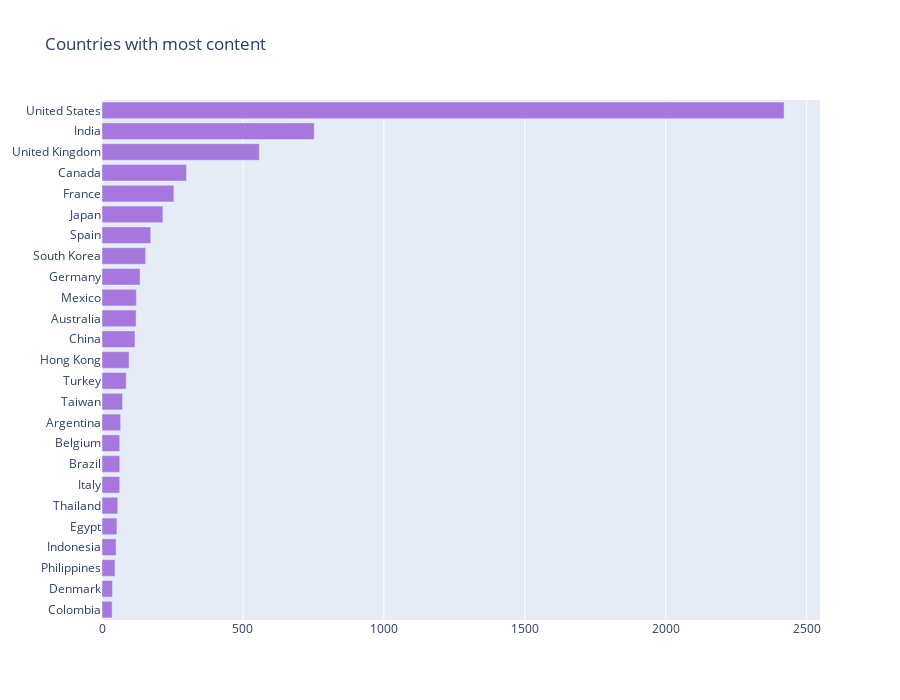

The code cell stored with this chart in its notebook:
### Code cell
country_codes = {'afghanistan': 'AFG',
 'albania': 'ALB',
 'algeria': 'DZA',
 'american samoa': 'ASM',
 'andorra': 'AND',
 'angola': 'AGO',
 'anguilla': 'AIA',
 'antigua and barbuda': 'ATG',
 'argentina': 'ARG',
 'armenia': 'ARM',
 'aruba': 'ABW',
 'australia': 'AUS',
 'austria': 'AUT',
 'azerbaijan': 'AZE',
 'bahamas': 'BHM',
 'bahrain': 'BHR',
 'bangladesh': 'BGD',
 'barbados': 'BRB',
 'belarus': 'BLR',
 'belgium': 'BEL',
 'belize': 'BLZ',
 'benin': 'BEN',
 'bermuda': 'BMU',
 'bhutan': 'BTN',
 'bolivia': 'BOL',
 'bosnia and herzegovina': 'BIH',
 'botswana': 'BWA',
 'brazil': 'BRA',
 'british virgin islands': 'VGB',
 'brunei': 'BRN',
 'bulgaria': 'BGR',
 'burkina faso': 'BFA',
 'burma': 'MMR',
 'burundi': 'BDI',
 'cabo verde': 'CPV',
 'cambodia': 'KHM',
 'cameroon': 'CMR',
 'canada': 'CAN',
 'cayman islands': 'CYM',
 'central african republic': 'CAF',
 'chad': 'TCD',
 'chile': 'CHL',
 'china': 'CHN',
 'colombia': 'COL',
 'comoros': 'COM',
 'congo democratic': 'COD',
 'Congo republic': 'COG',
 'cook islands': 'COK',
 'costa rica': 'CRI',
 "cote d'ivoire": 'CIV',
 'croatia': 'HRV',
 'cuba': 'CUB',
 'curacao': 'CUW',
 'cyprus': 'CYP',
 'czech republic': 'CZE',
 'denmark': 'DNK',
 'djibouti': 'DJI',
 'dominica': 'DMA',
 'dominican republic': 'DOM',
 'ecuador': 'ECU',
 'egypt': 'EGY',
 'el salvador': 'SLV',
 'equatorial guinea': 'GNQ',
 'eritrea': 'ERI',
 'estonia': 'EST',
 'ethiopia': 'ETH',
 'falkland islands': 'FLK',
 'faroe islands': 'FRO',
 'fiji': 'FJI',
 'finland': 'FIN',
 'france': 'FRA',
 'french polynesia': 'PYF',
 'gabon': 'GAB',
 'gambia, the': 'GMB',
 'georgia': 'GEO',
 'germany': 'DEU',
 'ghana': 'GHA',
 'gibraltar': 'GIB',
 'greece': 'GRC',
 'greenland': 'GRL',
 'grenada': 'GRD',
 'guam': 'GUM',
 'guatemala': 'GTM',
 'guernsey': 'GGY',
 'guinea-bissau': 'GNB',
 'guinea': 'GIN',
 'guyana': 'GUY',
 'haiti': 'HTI',
 'honduras': 'HND',
 'hong kong': 'HKG',
 'hungary': 'HUN',
 'iceland': 'ISL',
 'india': 'IND',
 'indonesia': 'IDN',
 'iran': 'IRN',
 'iraq': 'IRQ',
 'ireland': 'IRL',
 'isle of man': 'IMN',
 'israel': 'ISR',
 'italy': 'ITA',
 'jamaica': 'JAM',
 'japan': 'JPN',
 'jersey': 'JEY',
 'jordan': 'JOR',
 'kazakhstan': 'KAZ',
 'kenya': 'KEN',
 'kiribati': 'KIR',
 'north korea': 'PRK',
 'south korea': 'KOR',
 'kosovo': 'KSV',
 'kuwait': 'KWT',
 'kyrgyzstan': 'KGZ',
 'laos': 'LAO',
 'latvia': 'LVA',
 'lebanon': 'LBN',
 'lesotho': 'LSO',
 'liberia': 'LBR',
 'libya': 'LBY',
 'liechtenstein': 'LIE',
 'lithuania': 'LTU',
 'luxembourg': 'LUX',
 'macau': 'MAC',
 'macedonia': 'MKD',
 'madagascar': 'MDG',
 'malawi': 'MWI',
 'malaysia': 'MYS',
 'maldives': 'MDV',
 'mali': 'MLI',
 'malta': 'MLT',
 'marshall islands': 'MHL',
 'mauritania': 'MRT',
 'mauritius': 'MUS',
 'mexico': 'MEX',
 'micronesia': 'FSM',
 'moldova': 'MDA',
 'monaco': 'MCO',
 'mongolia': 'MNG',
 'montenegro': 'MNE',
 'morocco': 'MAR',
 'mozambique': 'MOZ',
 'namibia': 'NAM',
 'nepal': 'NPL',
 'netherlands': 'NLD',
 'new caledonia': 'NCL',
 'new zealand': 'NZL',
 'nicaragua': 'NIC',
 'nigeria': 'NGA',
 'niger': 'NER',
 'niue': 'NIU',
 'northern mariana islands': 'MNP',
 'norway': 'NOR',
 'oman': 'OMN',
 'pakistan': 'PAK',
 'palau': 'PLW',
 'panama': 'PAN',
 'papua new guinea': 'PNG',
 'paraguay': 'PRY',
 'peru': 'PER',
 'philippines': 'PHL',
 'poland': 'POL',
 'portugal': 'PRT',
 'puerto rico': 'PRI',
 'qatar': 'QAT',
 'romania': 'ROU',
 'russia': 'RUS',
 'rwanda': 'RWA',
 'saint kitts and nevis': 'KNA',
 'saint lucia': 'LCA',
 'saint martin': 'MAF',
 'saint pierre and miquelon': 'SPM',
 'saint vincent and the grenadines': 'VCT',
 'samoa': 'WSM',
 'san marino': 'SMR',
 'sao tome and principe': 'STP',
 'saudi arabia': 'SAU',
 'senegal': 'SEN',
 'serbia': 'SRB',
 'seychelles': 'SYC',
 'sierra leone': 'SLE',
 'singapore': 'SGP',
 'sint maarten': 'SXM',
 'slovakia': 'SVK',
 'slovenia': 'SVN',
 'solomon islands': 'SLB',
 'somalia': 'SOM',
 'south africa': 'ZAF',
 'south sudan': 'SSD',
 'spain': 'ESP',
 'sri lanka': 'LKA',
 'sudan': 'SDN',
 'suriname': 'SUR',
 'swaziland': 'SWZ',
 'sweden': 'SWE',
 'switzerland': 'CHE',
 'syria': 'SYR',
 'taiwan': 'TWN',
 'tajikistan': 'TJK',
 'tanzania': 'TZA',
 'thailand': 'THA',
 'timor-leste': 'TLS',
 'togo': 'TGO',
 'tonga': 'TON',
 'trinidad and tobago': 'TTO',
 'tunisia': 'TUN',
 'turkey': 'TUR',
 'turkmenistan': 'TKM',
 'tuvalu': 'TUV',
 'uganda': 'UGA',
 'ukraine': 'UKR',
 'united arab emirates': 'ARE',
 'united kingdom': 'GBR',
 'united states': 'USA',
 'uruguay': 'URY',
 'uzbekistan': 'UZB',
 'vanuatu': 'VUT',
 'venezuela': 'VEN',
 'vietnam': 'VNM',
 'virgin islands': 'VGB',
 'west bank': 'WBG',
 'yemen': 'YEM',
 'zambia': 'ZMB',
 'zimbabwe': 'ZWE'}

## countries 
from collections import Counter
colorscale = ["#f7fbff", "#ebf3fb", "#deebf7", "#d2e3f3", "#c6dbef", "#b3d2e9", "#9ecae1",
    "#85bcdb", "#6baed6", "#57a0ce", "#4292c6", "#3082be", "#2171b5", "#1361a9",
    "#08519c", "#0b4083", "#08306b"
]
    
def geoplot(ddf):
    country_with_code, country = {}, {}
    shows_countries = ", ".join(ddf['country'].dropna()).split(", ")
    for c,v in dict(Counter(shows_countries)).items():
        code = ""
        if c.lower() in country_codes:
            code = country_codes[c.lower()]
        country_with_code[code] = v
        country[c] = v

    data = [dict(
            type = 'choropleth',
            locations = list(country_with_code.keys()),
            z = list(country_with_code.values()),
            colorscale = [[0,"rgb(5, 10, 172)"],[0.65,"rgb(40, 60, 190)"],[0.75,"rgb(70, 100, 245)"],\
                        [0.80,"rgb(90, 120, 245)"],[0.9,"rgb(106, 137, 247)"],[1,"rgb(220, 220, 220)"]],
            autocolorscale = False,
            reversescale = True,
            marker = dict(
                line = dict (
                    color = 'gray',
                    width = 0.5
                ) ),
            colorbar = dict(
                autotick = False,
                title = ''),
          ) ]

    layout = dict(
        title = '',
        geo = dict(
            showframe = False,
            showcoastlines = False,
            projection = dict(
                type = 'Mercator'
            )
        )
    )

    fig = dict( data=data, layout=layout )
    iplot( fig, validate=False, filename='d3-world-map' )
    return country

country_vals = geoplot(df)
tabs = Counter(country_vals).most_common(25)

labels = [_[0] for _ in tabs][::-1]
values = [_[1] for _ in tabs][::-1]
trace1 = go.Bar(y=labels, x=values, orientation="h", name="", marker=dict(color="#a678de"))

data = [trace1]
layout = go.Layout(title="Countries with most content", height=700, legend=dict(x=0.1, y=1.1, orientation="h"))
fig = go.Figure(data, layout=layout)
fig.show()

### Figure 1 — Plotly figure (JSON) as saved in the notebook; plotly's stock layout.template omitted (floating-point values rounded to 4 significant figures)
{"data": [{"marker": {"color": "#a678de"}, "name": "", "orientation": "h", "type": "bar", "x": [36, 37, 46, 50, 53, 56, 63, 63, 63, 66, 73, 86, 96, 117, 121, 122, 135, 155, 173, 216, 255, 300, 558, 753, 2420], "y": ["Colombia", "Denmark", "Philippines", "Indonesia", "Egypt", "Thailand", "Italy", "Brazil", "Belgium", "Argentina", "Taiwan", "Turkey", "Hong Kong", "China", "Australia", "Mexico", "Germany", "South Korea", "Spain", "Japan", "France", "Canada", "United Kingdom", "India", "United States"]}], "layout": {"height": 700, "legend": {"orientation": "h", "x": 0.1, "y": 1.1}, "title": {"text": "Countries with most content"}}}
